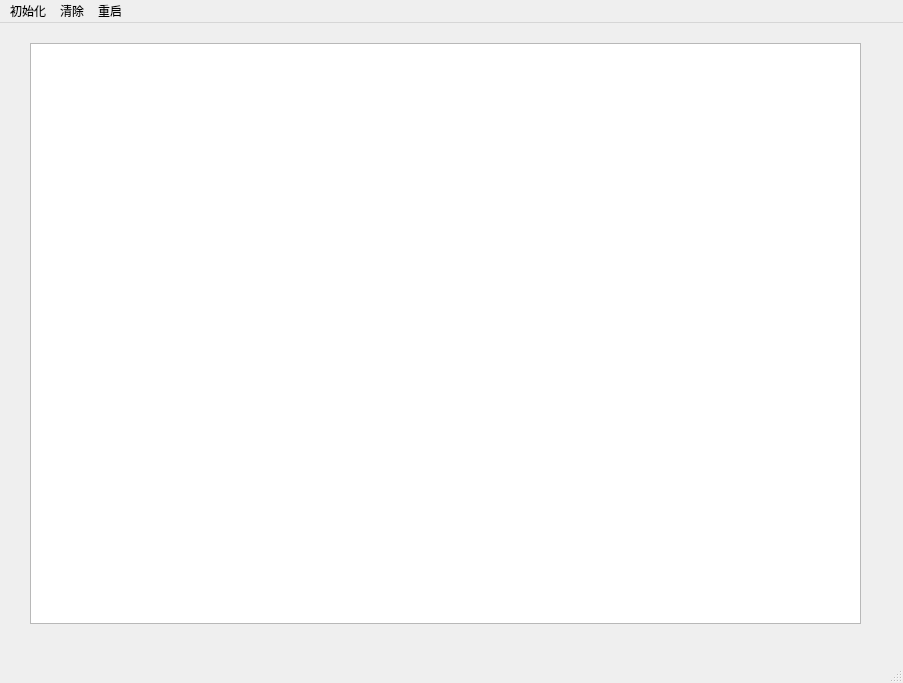
<?xml version="1.0" encoding="UTF-8"?>
<ui version="4.0">
 <class>MainWindow</class>
 <widget class="QMainWindow" name="MainWindow">
  <property name="geometry">
   <rect>
    <x>0</x>
    <y>0</y>
    <width>903</width>
    <height>683</height>
   </rect>
  </property>
  <property name="windowTitle">
   <string>MainWindow</string>
  </property>
  <widget class="QWidget" name="centralWidget">
   <widget class="InteractiveView" name="graphicsView">
    <property name="geometry">
     <rect>
      <x>30</x>
      <y>20</y>
      <width>831</width>
      <height>581</height>
     </rect>
    </property>
   </widget>
  </widget>
  <widget class="QMenuBar" name="menuBar">
   <property name="geometry">
    <rect>
     <x>0</x>
     <y>0</y>
     <width>903</width>
     <height>26</height>
    </rect>
   </property>
   <widget class="QMenu" name="menu">
    <property name="title">
     <string>初始化</string>
    </property>
    <addaction name="actIni"/>
   </widget>
   <widget class="QMenu" name="menu_2">
    <property name="title">
     <string>重启</string>
    </property>
    <addaction name="actRestart"/>
   </widget>
   <widget class="QMenu" name="menu_3">
    <property name="title">
     <string>清除</string>
    </property>
    <addaction name="actClear"/>
   </widget>
   <addaction name="menu"/>
   <addaction name="menu_3"/>
   <addaction name="menu_2"/>
  </widget>
  <widget class="QStatusBar" name="statusBar"/>
  <action name="actIni">
   <property name="text">
    <string>初始化残缺棋盘</string>
   </property>
   <property name="toolTip">
    <string>初始化残缺棋盘</string>
   </property>
  </action>
  <action name="actRestart">
   <property name="text">
    <string>重启程序</string>
   </property>
   <property name="toolTip">
    <string>重启程序</string>
   </property>
  </action>
  <action name="actClear">
   <property name="text">
    <string>清除残缺棋盘</string>
   </property>
   <property name="toolTip">
    <string>清除残缺棋盘</string>
   </property>
  </action>
 </widget>
 <layoutdefault spacing="6" margin="11"/>
 <customwidgets>
  <customwidget>
   <class>InteractiveView</class>
   <extends>QGraphicsView</extends>
   <header>interactiveview.h</header>
  </customwidget>
 </customwidgets>
 <resources/>
 <connections/>
</ui>
